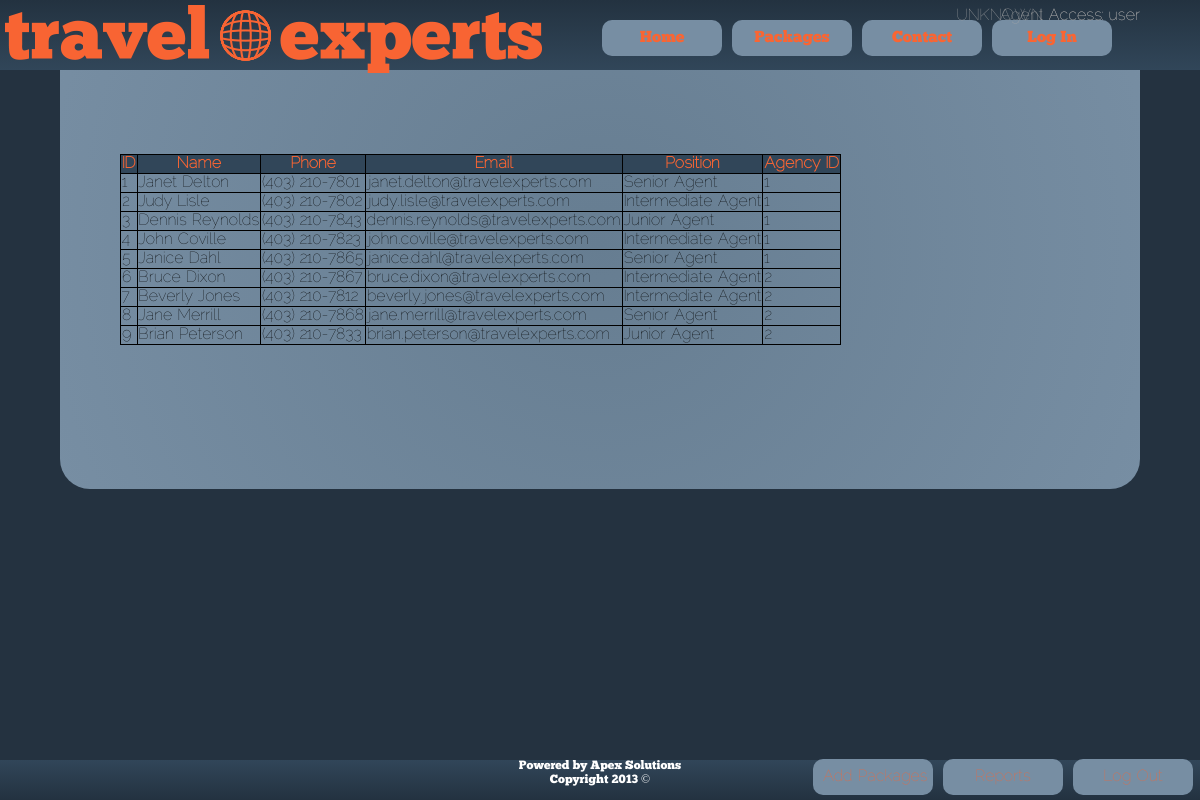
The app's page /contactpage.php (signed in) with its own data.
### tables this page shows
CREATE TABLE IF NOT EXISTS `agents` (
  `AgentId` int(11) NOT NULL AUTO_INCREMENT,
  `AgtFirstName` varchar(20) DEFAULT NULL,
  `AgtMiddleInitial` varchar(5) DEFAULT NULL,
  `AgtLastName` varchar(20) DEFAULT NULL,
  `AgtBusPhone` varchar(20) DEFAULT NULL,
  `AgtEmail` varchar(50) DEFAULT NULL,
  `AgtPosition` varchar(20) DEFAULT NULL,
  `AgencyId` int(11) DEFAULT NULL,
  PRIMARY KEY (`AgentId`)
);

### contactpage.php (the view, shortened to what this page needs)
<?php include "ui/header.php"?>
		<div id='content'>
<table border=1>
	<thead>
		<tr>
			<th>ID</th>
			<th>Name</th>
			<th>Phone</th>
			<th>Email</th>
			<th>Position</th>
			<th>Agency ID</th>
		</tr>
	</thead>
	<tbody>
</div>
<?php
	$results = mysql_query("SELECT * FROM `Agents`");
	while($row = mysql_fetch_assoc($results)) {
		echo "<tr>";
		echo "<td>" . $row['AgentId'] . "</td>";
		echo "<td>" . $row['AgtFirstName'] . " " . $row['AgtLastName'] . "</td>";
		echo "<td>" . $row['AgtBusPhone'] . "</td>";
		echo "<td>" . $row['AgtEmail'] . "</td>";
		echo "<td>" . $row['AgtPosition'] . "</td>";
		echo "<td>" . $row['AgencyId'] . "</td>";
		echo "</tr>";
	}
?>
<?php include "ui/footer.php"?>

### css/site.css (style rules this page uses)
body { margin: 0; font-family:jantextfont; background-color: #243240; }
#content { width:80%; border-radius: 30px; margin:0 5%; padding:12% 5%; background:radial-gradient(circle,#667D91,#778EA3); }
table { margin-top:10px; border-radius: 10px; border-collapse:collapse; border: 1px solid black; white-space: nowrap; }
th { background:#314659; color:#F96533; }

### records on screen
agents: AgentId "1", AgtFirstName "Janet", AgtLastName "Delton", AgtBusPhone "(403) 210-7801", AgtEmail "janet.delton@travelexperts.com", AgtPosition "Senior Agent", AgencyId "1"
agents: AgentId "2", AgtFirstName "Judy", AgtLastName "Lisle", AgtBusPhone "(403) 210-7802", AgtEmail "judy.lisle@travelexperts.com", AgtPosition "Intermediate Agent", AgencyId "1"
agents: AgentId "3", AgtFirstName "Dennis", AgtLastName "Reynolds", AgtBusPhone "(403) 210-7843", AgtEmail "dennis.reynolds@travelexperts.com", AgtPosition "Junior Agent", AgencyId "1"
agents: AgentId "4", AgtFirstName "John", AgtLastName "Coville", AgtBusPhone "(403) 210-7823", AgtEmail "john.coville@travelexperts.com", AgtPosition "Intermediate Agent", AgencyId "1"
agents: AgentId "5", AgtFirstName "Janice", AgtLastName "Dahl", AgtBusPhone "(403) 210-7865", AgtEmail "janice.dahl@travelexperts.com", AgtPosition "Senior Agent", AgencyId "1"
agents: AgentId "6", AgtFirstName "Bruce", AgtLastName "Dixon", AgtBusPhone "(403) 210-7867", AgtEmail "bruce.dixon@travelexperts.com", AgtPosition "Intermediate Agent", AgencyId "2"
agents: AgentId "7", AgtFirstName "Beverly", AgtLastName "Jones", AgtBusPhone "(403) 210-7812", AgtEmail "beverly.jones@travelexperts.com", AgtPosition "Intermediate Agent", AgencyId "2"
agents: AgentId "8", AgtFirstName "Jane", AgtLastName "Merrill", AgtBusPhone "(403) 210-7868", AgtEmail "jane.merrill@travelexperts.com", AgtPosition "Senior Agent", AgencyId "2"
agents: AgentId "9", AgtFirstName "Brian", AgtLastName "Peterson", AgtBusPhone "(403) 210-7833", AgtEmail "brian.peterson@travelexperts.com", AgtPosition "Junior Agent", AgencyId "2"

### other values on screen
$_SESSION['username'] "user"
